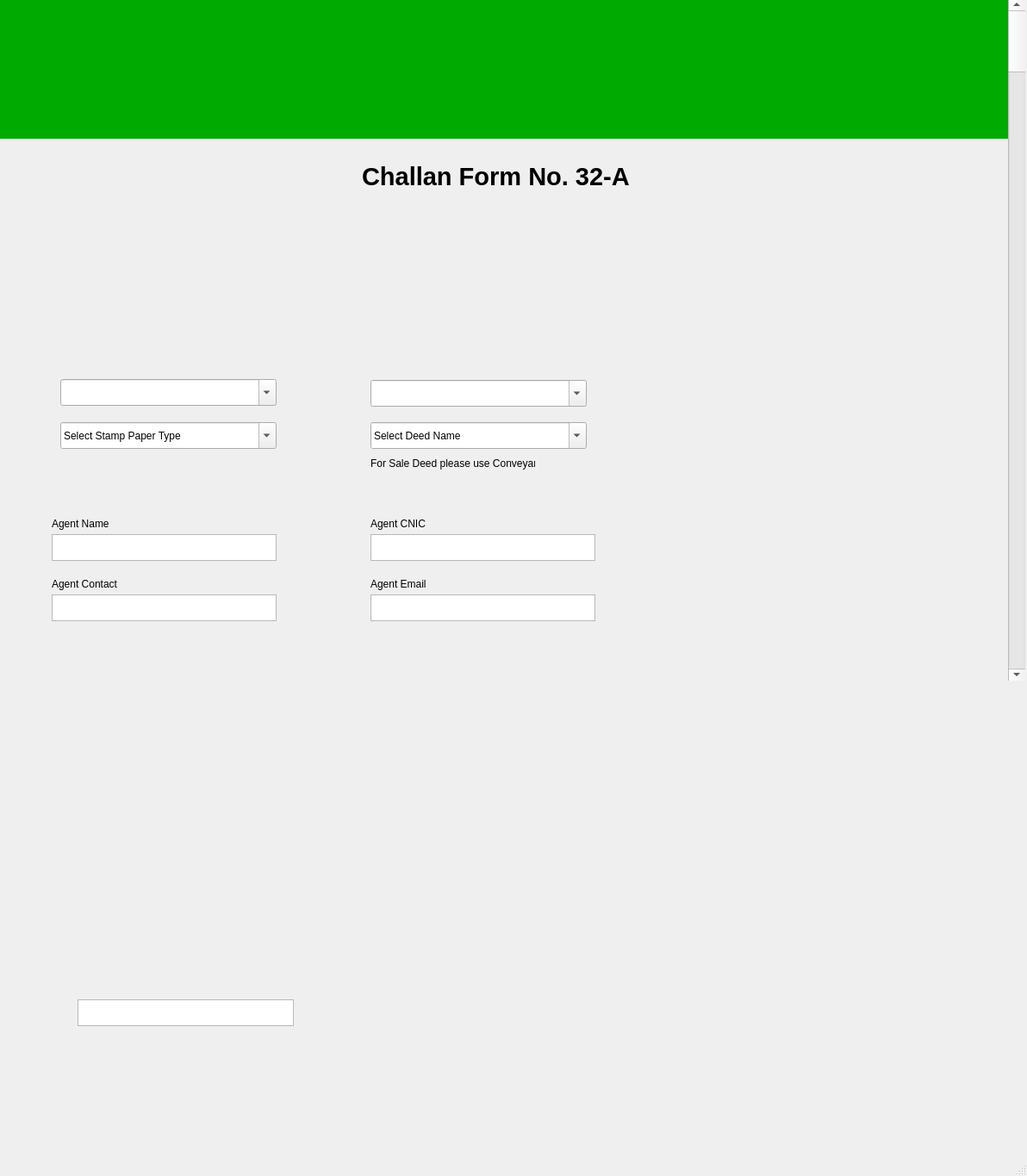
<?xml version="1.0" encoding="UTF-8"?>
<ui version="4.0">
 <class>MainWindow</class>
 <widget class="QMainWindow" name="MainWindow">
  <property name="geometry">
   <rect>
    <x>0</x>
    <y>0</y>
    <width>1192</width>
    <height>1365</height>
   </rect>
  </property>
  <property name="windowTitle">
   <string>MainWindow</string>
  </property>
  <widget class="QWidget" name="centralwidget">
   <widget class="QLabel" name="lable">
    <property name="geometry">
     <rect>
      <x>420</x>
      <y>180</y>
      <width>321</width>
      <height>51</height>
     </rect>
    </property>
    <property name="font">
     <font>
      <family>MS Sans Serif</family>
      <pointsize>22</pointsize>
      <weight>75</weight>
      <bold>true</bold>
     </font>
    </property>
    <property name="mouseTracking">
     <bool>true</bool>
    </property>
    <property name="frameShape">
     <enum>QFrame::NoFrame</enum>
    </property>
    <property name="text">
     <string>                        Challan Form No. 32-A</string>
    </property>
    <property name="textFormat">
     <enum>Qt::RichText</enum>
    </property>
    <property name="scaledContents">
     <bool>false</bool>
    </property>
   </widget>
   <widget class="QLabel" name="label">
    <property name="geometry">
     <rect>
      <x>0</x>
      <y>0</y>
      <width>1171</width>
      <height>161</height>
     </rect>
    </property>
    <property name="styleSheet">
     <string notr="true">background-color: rgb(0, 170, 0);</string>
    </property>
    <property name="text">
     <string>&lt;html&gt;&lt;head/&gt;&lt;body&gt;&lt;p&gt;&lt;img src=&quot;:/Front /C:/Users/Administrator/Downloads/front.jpg&quot;/&gt;&lt;/p&gt;&lt;/body&gt;&lt;/html&gt;</string>
    </property>
   </widget>
   <widget class="QLabel" name="label_2">
    <property name="geometry">
     <rect>
      <x>-90</x>
      <y>230</y>
      <width>1261</width>
      <height>141</height>
     </rect>
    </property>
    <property name="text">
     <string>&lt;html&gt;&lt;head/&gt;&lt;body&gt;&lt;p&gt;&lt;img src=&quot;:/Progress Bar/C:/Users/Administrator/Downloads/WhatsApp Image 2022-10-06 at 02.55.46.jpg&quot;/&gt;&lt;/p&gt;&lt;/body&gt;&lt;/html&gt;</string>
    </property>
   </widget>
   <widget class="QLabel" name="label_3">
    <property name="geometry">
     <rect>
      <x>40</x>
      <y>380</y>
      <width>1061</width>
      <height>41</height>
     </rect>
    </property>
    <property name="text">
     <string>&lt;html&gt;&lt;head/&gt;&lt;body&gt;&lt;p&gt;&lt;img src=&quot;:/Challan Details/C:/Users/Administrator/Downloads/Challan Details.jpg&quot;/&gt;&lt;/p&gt;&lt;/body&gt;&lt;/html&gt;</string>
    </property>
   </widget>
   <widget class="QComboBox" name="District">
    <property name="geometry">
     <rect>
      <x>70</x>
      <y>440</y>
      <width>251</width>
      <height>31</height>
     </rect>
    </property>
    <property name="autoFillBackground">
     <bool>true</bool>
    </property>
    <property name="editable">
     <bool>true</bool>
    </property>
    <property name="currentText">
     <string/>
    </property>
    <property name="currentIndex">
     <number>-1</number>
    </property>
    <property name="maxVisibleItems">
     <number>10</number>
    </property>
   </widget>
   <widget class="QComboBox" name="comboBox">
    <property name="geometry">
     <rect>
      <x>430</x>
      <y>441</y>
      <width>251</width>
      <height>31</height>
     </rect>
    </property>
    <property name="editable">
     <bool>true</bool>
    </property>
    <property name="currentText">
     <string/>
    </property>
    <property name="modelColumn">
     <number>0</number>
    </property>
   </widget>
   <widget class="QComboBox" name="comboBox_2">
    <property name="geometry">
     <rect>
      <x>70</x>
      <y>490</y>
      <width>251</width>
      <height>31</height>
     </rect>
    </property>
    <property name="editable">
     <bool>true</bool>
    </property>
    <property name="currentText">
     <string>Select Stamp Paper Type</string>
    </property>
   </widget>
   <widget class="QComboBox" name="comboBox_3">
    <property name="geometry">
     <rect>
      <x>430</x>
      <y>490</y>
      <width>251</width>
      <height>31</height>
     </rect>
    </property>
    <property name="editable">
     <bool>true</bool>
    </property>
    <property name="currentText">
     <string>Select Deed Name</string>
    </property>
   </widget>
   <widget class="QLabel" name="label_4">
    <property name="geometry">
     <rect>
      <x>430</x>
      <y>530</y>
      <width>191</width>
      <height>16</height>
     </rect>
    </property>
    <property name="cursor">
     <cursorShape>IBeamCursor</cursorShape>
    </property>
    <property name="text">
     <string>For Sale Deed please use Conveyance</string>
    </property>
   </widget>
   <widget class="QLabel" name="label_5">
    <property name="geometry">
     <rect>
      <x>40</x>
      <y>550</y>
      <width>1091</width>
      <height>41</height>
     </rect>
    </property>
    <property name="text">
     <string>&lt;html&gt;&lt;head/&gt;&lt;body&gt;&lt;p&gt;&lt;img src=&quot;:/Agent Info/C:/Users/Administrator/Downloads/Agent Info.jpg&quot;/&gt;&lt;/p&gt;&lt;/body&gt;&lt;/html&gt;</string>
    </property>
   </widget>
   <widget class="QLabel" name="label_6">
    <property name="geometry">
     <rect>
      <x>60</x>
      <y>600</y>
      <width>101</width>
      <height>16</height>
     </rect>
    </property>
    <property name="text">
     <string>Agent Name</string>
    </property>
   </widget>
   <widget class="QPlainTextEdit" name="AgentName">
    <property name="geometry">
     <rect>
      <x>60</x>
      <y>620</y>
      <width>261</width>
      <height>31</height>
     </rect>
    </property>
   </widget>
   <widget class="QPlainTextEdit" name="AgentCNIC">
    <property name="geometry">
     <rect>
      <x>430</x>
      <y>620</y>
      <width>261</width>
      <height>31</height>
     </rect>
    </property>
   </widget>
   <widget class="QPlainTextEdit" name="AgentContact">
    <property name="geometry">
     <rect>
      <x>60</x>
      <y>690</y>
      <width>261</width>
      <height>31</height>
     </rect>
    </property>
   </widget>
   <widget class="QPlainTextEdit" name="AgentEmail">
    <property name="geometry">
     <rect>
      <x>430</x>
      <y>690</y>
      <width>261</width>
      <height>31</height>
     </rect>
    </property>
   </widget>
   <widget class="QLabel" name="label_7">
    <property name="geometry">
     <rect>
      <x>430</x>
      <y>600</y>
      <width>101</width>
      <height>16</height>
     </rect>
    </property>
    <property name="text">
     <string>Agent CNIC</string>
    </property>
   </widget>
   <widget class="QLabel" name="label_8">
    <property name="geometry">
     <rect>
      <x>60</x>
      <y>670</y>
      <width>101</width>
      <height>16</height>
     </rect>
    </property>
    <property name="text">
     <string>Agent Contact</string>
    </property>
   </widget>
   <widget class="QLabel" name="label_9">
    <property name="geometry">
     <rect>
      <x>430</x>
      <y>670</y>
      <width>101</width>
      <height>16</height>
     </rect>
    </property>
    <property name="text">
     <string>Agent Email</string>
    </property>
   </widget>
   <widget class="QScrollBar" name="verticalScrollBar">
    <property name="geometry">
     <rect>
      <x>1170</x>
      <y>-1</y>
      <width>20</width>
      <height>791</height>
     </rect>
    </property>
    <property name="orientation">
     <enum>Qt::Vertical</enum>
    </property>
   </widget>
   <widget class="QLabel" name="label_10">
    <property name="geometry">
     <rect>
      <x>60</x>
      <y>740</y>
      <width>1081</width>
      <height>111</height>
     </rect>
    </property>
    <property name="text">
     <string>&lt;html&gt;&lt;head/&gt;&lt;body&gt;&lt;p&gt;&lt;img src=&quot;:/First Party/C:/Users/Administrator/Downloads/First Party.jpg&quot;/&gt;&lt;/p&gt;&lt;/body&gt;&lt;/html&gt;</string>
    </property>
   </widget>
   <widget class="QLabel" name="label_11">
    <property name="geometry">
     <rect>
      <x>60</x>
      <y>870</y>
      <width>1021</width>
      <height>101</height>
     </rect>
    </property>
    <property name="text">
     <string>&lt;html&gt;&lt;head/&gt;&lt;body&gt;&lt;p&gt;&lt;img src=&quot;:/Second Party/C:/Users/Administrator/Downloads/Second Party.jpg&quot;/&gt;&lt;/p&gt;&lt;/body&gt;&lt;/html&gt;</string>
    </property>
   </widget>
   <widget class="QLabel" name="label_12">
    <property name="geometry">
     <rect>
      <x>70</x>
      <y>1000</y>
      <width>301</width>
      <height>151</height>
     </rect>
    </property>
    <property name="text">
     <string>&lt;html&gt;&lt;head/&gt;&lt;body&gt;&lt;p&gt;&lt;img src=&quot;:/Robot/C:/Users/Administrator/Downloads/Robot.jpg&quot;/&gt;&lt;/p&gt;&lt;/body&gt;&lt;/html&gt;</string>
    </property>
   </widget>
   <widget class="QPlainTextEdit" name="plainTextEdit_5">
    <property name="geometry">
     <rect>
      <x>90</x>
      <y>1160</y>
      <width>251</width>
      <height>31</height>
     </rect>
    </property>
   </widget>
  </widget>
  <widget class="QStatusBar" name="statusbar"/>
 </widget>
 <resources>
  <include location="Resources.qrc"/>
 </resources>
 <connections/>
</ui>
